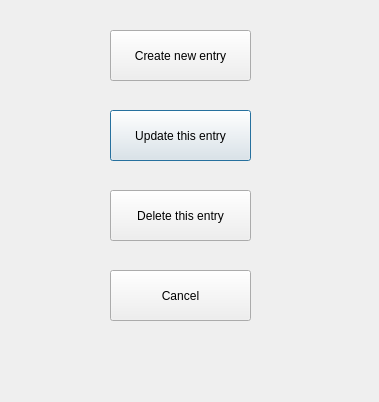
<?xml version="1.0" encoding="UTF-8"?>
<ui version="4.0">
 <class>Dialog</class>
 <widget class="QDialog" name="Dialog">
  <property name="geometry">
   <rect>
    <x>0</x>
    <y>0</y>
    <width>379</width>
    <height>402</height>
   </rect>
  </property>
  <property name="windowTitle">
   <string>Dialog</string>
  </property>
  <widget class="QPushButton" name="update_button">
   <property name="geometry">
    <rect>
     <x>110</x>
     <y>110</y>
     <width>141</width>
     <height>51</height>
    </rect>
   </property>
   <property name="text">
    <string>Update this entry</string>
   </property>
  </widget>
  <widget class="QPushButton" name="delete_button">
   <property name="geometry">
    <rect>
     <x>110</x>
     <y>190</y>
     <width>141</width>
     <height>51</height>
    </rect>
   </property>
   <property name="text">
    <string>Delete this entry</string>
   </property>
  </widget>
  <widget class="QPushButton" name="create_button">
   <property name="geometry">
    <rect>
     <x>110</x>
     <y>30</y>
     <width>141</width>
     <height>51</height>
    </rect>
   </property>
   <property name="text">
    <string>Create new entry</string>
   </property>
  </widget>
  <widget class="QPushButton" name="cancel_button">
   <property name="geometry">
    <rect>
     <x>110</x>
     <y>270</y>
     <width>141</width>
     <height>51</height>
    </rect>
   </property>
   <property name="text">
    <string>Cancel</string>
   </property>
  </widget>
 </widget>
 <resources/>
 <connections/>
</ui>
